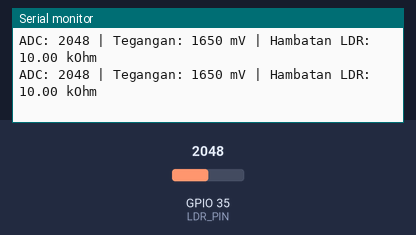
Recording of a sketch running on a simulated ESP32. Shown: the last lines printed to the serial monitor. The inputs (shaded band) are chosen by the test bench; at power-on: GPIO 35 (LDR_PIN) = 2048.

Above: at 1.3 s.
1.4 s: GPIO 35 (LDR_PIN) set to 1228
At 1.81 s:
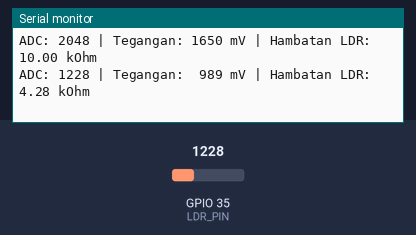
3.5 s: GPIO 35 (LDR_PIN) set to 491
At 3.81 s:
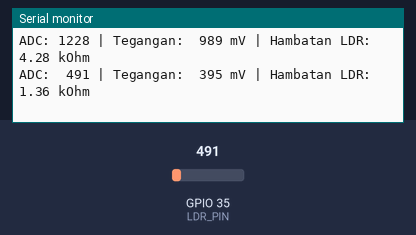
5.5 s: GPIO 35 (LDR_PIN) set to 110
At 5.81 s:
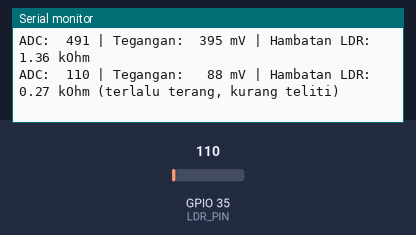
7.5 s: GPIO 35 (LDR_PIN) set to 0
At 7.81 s:
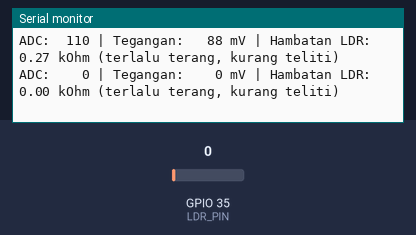
9.5 s: GPIO 35 (LDR_PIN) set to 4095
At 9.81 s:
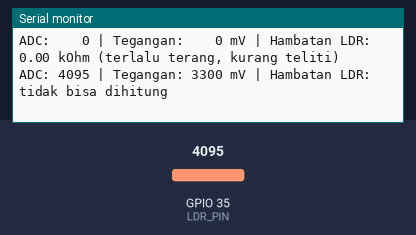

The sketch:

p1_hambatan_ldr.ino
```cpp
/*
 * BAB 32 - Program 1: Membaca Tegangan dan Hambatan LDR
 * Setiap 500 ms menampilkan nilai ADC mentah, tegangan terkalibrasi (mV),
 * dan hambatan LDR hasil hitungan rumus pembagi tegangan. Tanpa delay().
 *
 * Rangkaian: LDR (header kuning, pin ke-1) → IO35
 * Rangkaian di kit: 3V3 → 10 kΩ → titik tengah (IO35) → LDR → GND
 */

#define LDR_PIN 35  // LDR → IO35 (ADC1_CH7, aman dipakai bersama WiFi)

const float R_TETAP_KOHM = 10.0;        // resistor tetap di kit: 10 kΩ
const float TEGANGAN_3V3_MV = 3300.0;   // tegangan 3V3 kit; ganti dengan hasil ukur multimeter kalau ada
const int BATAS_TELITI_MV = 150;        // di bawah ini, ADC kurang teliti
const int ADC_MENTOK = 4095;            // nilai terbesar ADC 12 bit

// Timer serbaguna dari BAB 16
struct Timer {
  unsigned long interval;   // ms
  unsigned long waktuLalu;  // hasil millis() saat terakhir dijalankan

  // Mengembalikan true kalau sudah waktunya, lalu mencatat waktunya
  bool sudahWaktunya(unsigned long sekarang) {
    if (sekarang - waktuLalu >= interval) {
      waktuLalu = sekarang;
      return true;
    }
    return false;
  }
};

Timer timerLaporan = {500, 0};  // laporan setiap 500 ms

// Menghitung hambatan LDR (kΩ) dari tegangan titik tengah (mV).
// Hasil -1 berarti tidak bisa dihitung.
float hitungHambatanKohm(int milivolt) {
  if (milivolt >= TEGANGAN_3V3_MV) {
    return -1.0;  // penyebut nol atau negatif
  }
  return R_TETAP_KOHM * milivolt / (TEGANGAN_3V3_MV - milivolt);
}

void setup() {
  Serial.begin(115200);
  Serial.println("BAB 32 - Program 1: Tegangan dan Hambatan LDR");
  Serial.println("Tutup LDR dengan jari, lalu sinari dengan senter HP...");
}

void loop() {
  unsigned long sekarang = millis();

  if (timerLaporan.sudahWaktunya(sekarang)) {
    int nilaiAdc = analogRead(LDR_PIN);            // 0-4095, makin gelap makin besar
    int milivolt = analogReadMilliVolts(LDR_PIN);  // tegangan terkalibrasi (mV)
    float hambatan = hitungHambatanKohm(milivolt);

    Serial.printf("ADC: %4d | Tegangan: %4d mV | Hambatan LDR: ", nilaiAdc, milivolt);

    if (hambatan < 0) {
      Serial.println("tidak bisa dihitung");
    } else if (nilaiAdc >= ADC_MENTOK) {
      // ADC mentok: hambatan sebenarnya lebih besar daripada hasil hitungan
      Serial.printf("lebih dari %.0f kOhm (terlalu gelap, ADC mentok)\n", hambatan);
    } else if (milivolt < BATAS_TELITI_MV) {
      Serial.printf("%.2f kOhm (terlalu terang, kurang teliti)\n", hambatan);
    } else {
      Serial.printf("%.2f kOhm\n", hambatan);
    }
  }

  // Di sini loop() bebas mengerjakan tugas lain, karena tidak ada delay().
}
```

Measured:
- after the input at 1.4 s, the serial monitor: prints a new line after 0.10 s (image 1)
- after the input at 3.5 s, the serial monitor: prints a new line at once (image 2)
- after the input at 5.5 s, the serial monitor: prints a new line at once (image 3)
- after the input at 7.5 s, the serial monitor: prints a new line at once (image 4)
- after the input at 9.5 s, the serial monitor: prints a new line at once (image 5)
